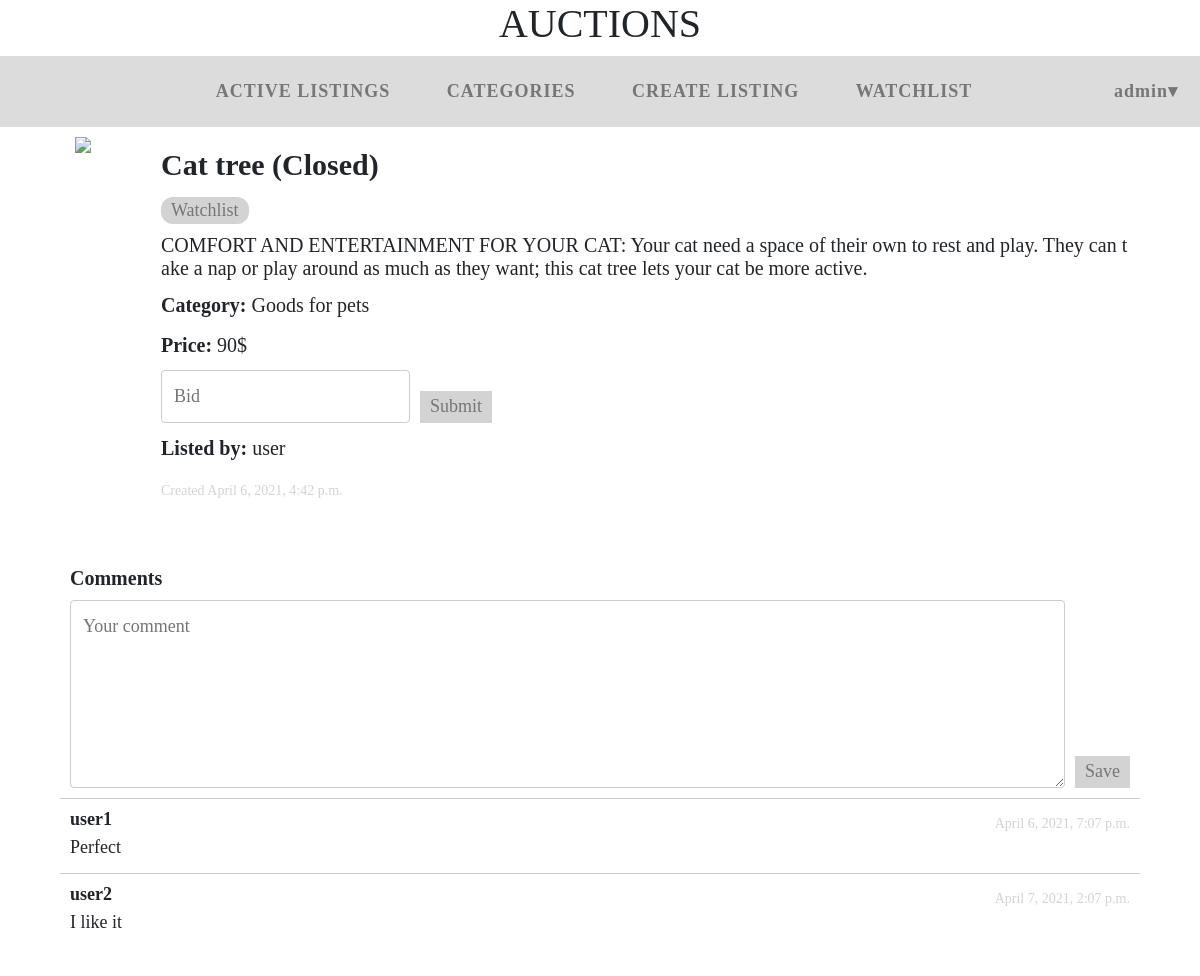
The page /listing/7 (signed in) on the database its author committed.
### auctions/models.py (models this page shows)
class User(AbstractUser):
    pass

class Listing(models.Model):
    name=models.CharField(max_length=64)
    price=models.IntegerField()
    bid=models.OneToOneField(Bid, on_delete=models.CASCADE, blank=True, null=True)
    create=models.DateTimeField(default=now, editable=False)
    description=models.CharField(max_length=500)
    category=models.ForeignKey(Category, on_delete=models.CASCADE)
    image=models.URLField(max_length=10000)
    watchlist = models.ManyToManyField(User, blank=True, related_name="listings")
    owner=models.ForeignKey(User, on_delete=models.CASCADE, related_name="owner")
    winner=models.ForeignKey(User, on_delete=models.CASCADE, blank=True, null=True)
    isClosed=models.BooleanField(default=False)

class Category(models.Model):
    name=models.CharField(max_length=64, unique=True)

class Comment(models.Model):
    comment=models.CharField(max_length=250)
    owner=models.ForeignKey(User, on_delete=models.CASCADE)
    create=models.DateTimeField(default=now, editable=False)
    listing = models.ForeignKey(Listing, on_delete=models.CASCADE)

### auctions/views.py (the view, shortened to what this page needs)
# urls.py: path("listing/<int:id>", views.listing, name="listing")
def listing(request, id):
    listing=Listing.objects.get(id=id)
    user=request.user
    watchlist = False
    users = listing.watchlist.all()
    if user in users:
        watchlist=True
    closeBtn=False
    if listing.owner == user and listing.isClosed==False:
        closeBtn=True
    comments=Comment.objects.filter(listing=listing)
    new_comment= CommentForm(prefix="comment")
    if listing.winner==user:
        return render(request, "auctions/listing.html",{
        "listing": listing, "watchlist": watchlist,
        "message": "You are winner", "comments": comments, "new_comment": new_comment
        })
    new_bid=BidForm( prefix="bid")
    return render(request, "auctions/listing.html",{
        "listing": listing, "watchlist": watchlist,
        "bid": new_bid, "closeBtn": closeBtn, "comments": comments,
        "new_comment": new_comment
        })

### auctions/views.py
class BidForm(forms.Form):
    bid=forms.IntegerField(label=False,widget=forms.NumberInput(attrs={'placeholder': 'Bid'}))

class CommentForm(forms.Form):
    comment=forms.CharField(label=False,widget=forms.Textarea(attrs={'placeholder': 'Your comment', "rows":6, "cols":100}))

### auctions/templates/auctions/listing.html (shortened to what this page needs)
{% extends "auctions/layout.html" %}
{% block body %}
<div class="contentListing">
    <img src="{{listing.image}}" id="image_listing">
    <div class="textListing">
        <div class="item">
            <div class="name">{{listing.name}}</div>
        </div>
         <div class="item">
            <div id="buttons">
                {% if watchlist %}
                <form action="{% url 'watchlist' id=listing.id action="remove" %}">
                    <input class="btn_listing" type="submit" value="Remove Watchlist">
                </form>
                {% else %}
                 <form action="{% url 'watchlist' id=listing.id action="add" %}">
                    <input class="btn_listing" type="submit" value="Watchlist">
                </form>
                 {% endif %}
            </div>
         </div>
        <div class="item">
            <div class="fullDescription">{{listing.description}}</div>
        </div>
        <div class="item">
            <div class="label">Category:</div>
            <div class="about">{{listing.category.name}}</div>
        </div>
        <div class="item">
            <div class="label">Price:</div>
            <div class="about">{{listing.price}}$</div>
        </div>
        <div class="item">
            {% if user.is_authenticated and bid%}
            <form class="bidForm" action="{% url 'listing' id=listing.id %}" method="POST" class="bid">
                {{bid}}
                <input class="save" name="bid" type="submit" value="Submit">
            </form>
            {% endif %}
        </div>
        <div class="item">
            <div class="label">Listed by:</div>
            <div class="about">{{listing.owner}}</div>
        </div>
        <div class="item">
            <div class="create">Created {{listing.create}}</div>
        </div>
    </div>
</div>
<div class="comment_section">
    <h5>Comments</h5>
    {% if user.is_authenticated%}
    <form class="new_comment" action="{% url 'listing' id=listing.id %}" method="POST">
        {{new_comment}}
        <input class="save" name="comment" type="submit" value="Save">
    </form>
    {% endif %}
    {% for comment in comments %}
    <div class="comment">
        <div class="comment_header">
            <div class="comment_item">
                <div class="comment_owner">{{comment.owner}}</div>
            </div>
            <div class="comment_item">
                <div class="create">{{comment.create}}</div>
            </div>
        </div>
        <div class="comment_item">{{comment.comment}}</div>
    </div>
    {% endfor %}
</div>
{% endblock %}

### auctions/templates/auctions/layout.html (shortened to what this page needs)
{% load static %}
<!DOCTYPE html>
<html lang="en">
    <head>
        <link rel="stylesheet" href="https://stackpath.bootstrapcdn.com/bootstrap/4.4.1/css/bootstrap.min.css">
        <link href="{% static 'auctions/styles.css' %}" rel="stylesheet">
    </head>
    <body>
    <h1>Auctions</h1>
       <nav>
         <ul class="refs">
                <li class="nav-item">
                    <a class="nav-link" href="{% url 'index' %}">Active Listings</a>
                </li>
                <li class="nav-item">
                    <a class="nav-link" href="{% url 'categories' %}">Categories</a>
                </li>
                {% if user.is_authenticated %}
                <li class="nav-item">
                    <a class="nav-link" href="{% url 'create' %}">Create Listing</a>
                </li>
                <li class="nav-item">
                    <a class="nav-link" href="{% url 'show_watchlist' %}">Watchlist</a>
                </li>
                {% endif %}
         </ul>
           <ul class="topmenu">
                {% if user.is_authenticated %}
                    <li  id="user"><strong>{{ user.username }}&#9662;</strong>
                    </li>
                {% endif %}
                </ul>
         </nav>
        {% block body %}
        {% endblock %}
    </body>
</html>

### auctions/static/auctions/styles.css (style rules this page uses)
body { padding: 0px; font-family: 'Snell Roundhand'; font-size: 18px; }
h1 { text-transform: uppercase; text-align: center; }
nav { background: gainsboro; margin-bottom: 10px; display: flex; }
nav ul { list-style: none; margin: 0; padding: 0; }
nav a { text-decoration: none; outline: none; display: block; transition: .4s ease-in-out; }
.refs { text-align: center; padding: 10px 0; flex-grow: 1; width:90%; }
.topmenu { text-align: center; padding: 10px 0; width: 10%; }
.topmenu > li, .refs > li { display: inline-block; position: relative; left: 5%; }
#user { padding: 12px; color: #767676; letter-spacing: 1px; }
.refs > li > a { padding: 12px 26px; color: #767676; text-transform: uppercase; font-weight: bold; letter-spacing: 1px; }
.contentListing { display: flex; flex-direction: row; margin-left: 60px; margin-right: 60px; }
.textListing { display: flex; flex-direction: column; margin-left: 50px; }
.item { display: flex; flex-direction:row; margin: 5px; }
.name { font-size: 30px; font-weight: bold; }
.label { font-size: 20px; margin-right: 5px; font-weight: bold; }
.fullDescription { font-size: 20px; word-break: break-all; line-height: normal; }
.about { font-size: 20px; }
.create { color: lightgrey; font-size: 14px; padding-top: 7px; }
#image_listing { padding-left: 15px; padding-right: 15px; max-width: 500px; }
#buttons { display: flex; flex-direction:row; }
.btn_listing { margin-right: 10px; border-radius: 12px; transition-duration: 0.4s; padding: 0px 10px; background-color: lightgrey; color: #767676; border:none }
.bidForm { display: flex; flex-direction: row; }
.comment_section { margin: 60px; }
h5 { margin-left: 10px; font-weight: bold; }
.comment { border-top : 1px solid #ccc; display: flex; flex-direction: column; padding: 10px; }
.comment_item { margin-bottom: 5px; word-break: break-all; line-height: normal; }
.comment_header { display: flex; flex-direction: row; justify-content: space-between; }
.comment_owner { font-weight: bold; }
.new_comment { margin: 10px; display: flex; flex-direction: row; }
.save { margin-left: 10px; transition-duration: 0.4s; padding: 0px 10px; background-color: lightgrey; color: #767676; border:none; height:1.8em; align-self: flex-end; }
input[type=text], select, textarea, input[type=number] { width: 100%; padding: 12px 12px; display: inline-block; border: 1px solid #ccc; border-radius: 4px; box-sizing: border-box; }

### rows shown on the page
User: username "admin"
Listing: name "Cat tree (Closed)", description "COMFORT AND ENTERTAINMENT FOR YOUR CAT: Your cat need a space of their own to rest and play. They can take a nap or play around as much as they want; this cat tree lets your cat be more active.", category.name "Goods for pets", price "90", owner "user", create "April 6, 2021, 4:42 p.m."
Comment: owner "user1", create "April 6, 2021, 7:07 p.m.", comment "Perfect"
Comment: owner "user2", create "April 7, 2021, 2:07 p.m.", comment "I like it"
